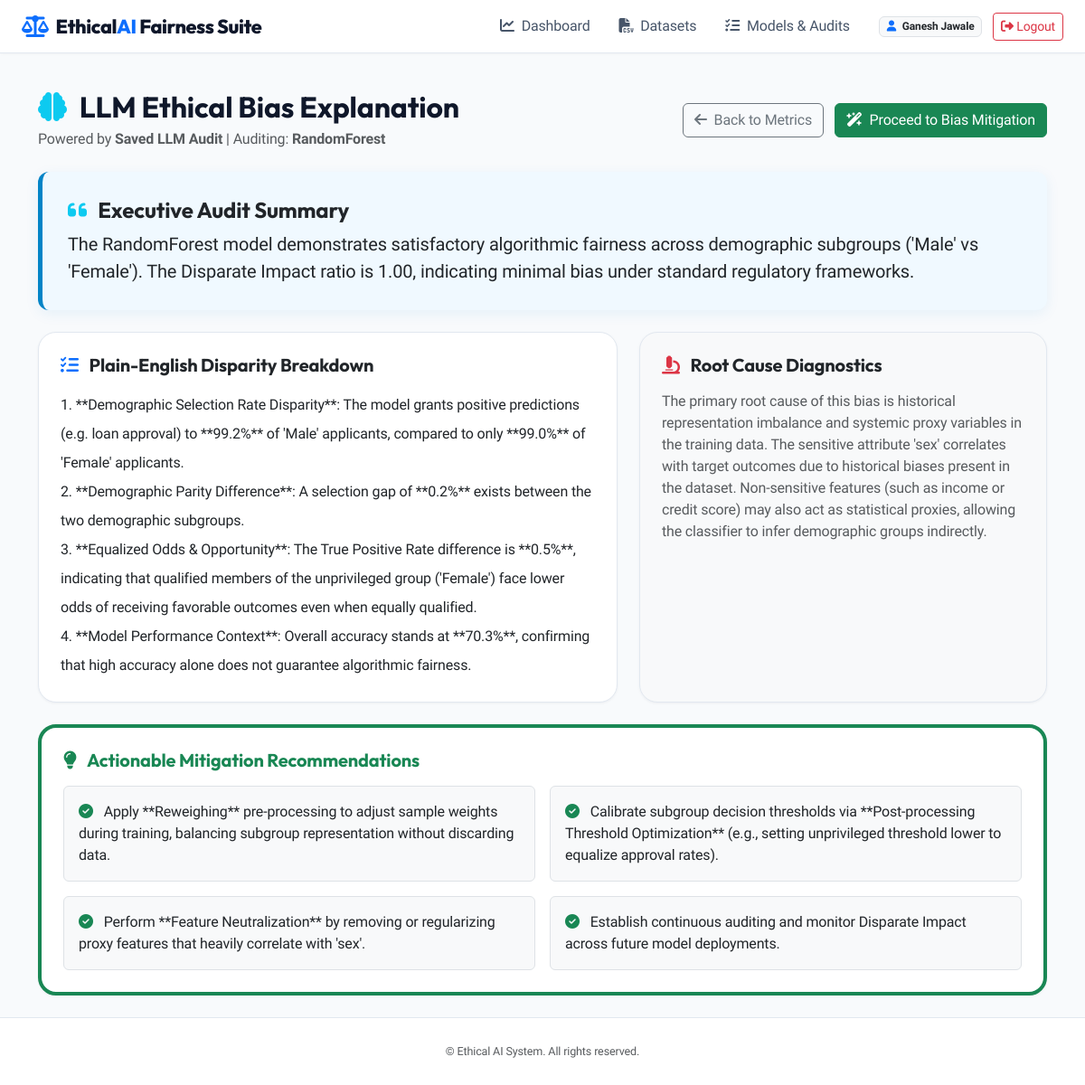
Page /llm_audit/33 (signed in) on the committed database.
### tables this page shows
CREATE TABLE model_runs (
    id INTEGER PRIMARY KEY AUTOINCREMENT,
    user_id INTEGER NOT NULL,
    dataset_id INTEGER NOT NULL,
    model_name VARCHAR(100) NOT NULL,
    accuracy REAL NOT NULL,
    precision_score REAL NOT NULL,
    recall_score REAL NOT NULL,
    f1_score REAL NOT NULL,
    disparate_impact REAL NOT NULL,
    demographic_parity_diff REAL NOT NULL,
    equalized_odds_diff REAL NOT NULL,
    equal_opportunity_diff REAL NOT NULL,
    is_mitigated BOOLEAN DEFAULT 0,
    mitigation_method VARCHAR(100) DEFAULT 'None',
    confusion_matrix_json TEXT NOT NULL,
    fairness_status VARCHAR(50) DEFAULT 'Unchecked',
    created_at TIMESTAMP DEFAULT CURRENT_TIMESTAMP, group_metrics_json TEXT DEFAULT NULL,
    FOREIGN KEY (user_id) REFERENCES users(id) ON DELETE CASCADE,
    FOREIGN KEY (dataset_id) REFERENCES datasets(id) ON DELETE CASCADE
);

CREATE TABLE llm_audits (
    id INTEGER PRIMARY KEY AUTOINCREMENT,
    model_run_id INTEGER NOT NULL,
    summary_text TEXT NOT NULL,
    explanation_text TEXT NOT NULL,
    root_cause TEXT NOT NULL,
    recommendations_json TEXT NOT NULL,
    created_at TIMESTAMP DEFAULT CURRENT_TIMESTAMP,
    FOREIGN KEY (model_run_id) REFERENCES model_runs(id) ON DELETE CASCADE
);

### app.py (the view, shortened to what this page needs)
@app.route('/llm_audit/<int:model_run_id>')
@login_required
def llm_audit_page(model_run_id):
    conn = get_db_connection()
    cursor = conn.cursor()
    cursor.execute("SELECT * FROM model_runs WHERE id = ?", (model_run_id,))
    run = cursor.fetchone()
    conn.close()
    if not run:
        flash('Model run not found.', 'error')
        return redirect(url_for('dashboard'))
    ds = get_dataset_by_id(run['dataset_id'])
    if not ds:
        flash('Dataset record not found.', 'error')
        return redirect(url_for('dashboard'))
    try:
        run_dict = dict(run)
        conn = get_db_connection()
        cursor = conn.cursor()
        cursor.execute("SELECT * FROM llm_audits WHERE model_run_id = ?", (model_run_id,))
        existing_audit = cursor.fetchone()
        conn.close()
        if existing_audit:
            audit_dict = {
                'summary_text': existing_audit['summary_text'],
                'explanation_text': existing_audit['explanation_text'],
                'root_cause': existing_audit['root_cause'],
                'recommendations': json.loads(existing_audit['recommendations_json']),
                'source': 'Saved LLM Audit'
            }
        return render_template('llm_audit.html', run=run_dict, dataset=ds, audit=audit_dict, recommendations=audit_dict['recommendations'])
    except Exception as e:
        flash(f"Unable to generate LLM audit report: {str(e)}", 'error')
        return redirect(url_for('dashboard'))

### app.py (called while the page is built)
def login_required(f):
    from functools import wraps
    @wraps(f)
    def decorated_function(*args, **kwargs):
        if 'user_id' not in session:
            flash('Please log in to access this page.', 'warning')
            return redirect(url_for('login_page'))
        return f(*args, **kwargs)
    return decorated_function

### models/auth.py (called while the page is built)
def get_db_connection():
    conn = sqlite3.connect(Config.DATABASE_PATH, timeout=30.0)
    conn.row_factory = sqlite3.Row
    return conn

### models/dataset_manager.py (called while the page is built)
def get_dataset_by_id(dataset_id):
    conn = get_db_connection()
    cursor = conn.cursor()
    cursor.execute("SELECT * FROM datasets WHERE id = ?", (dataset_id,))
    ds = cursor.fetchone()
    conn.close()
    return dict(ds) if ds else None

### templates/llm_audit.html (shortened to what this page needs)
{% extends "base.html" %}
{% block content %}
<div class="container py-4">
    <div class="d-flex justify-content-between align-items-center mb-4">
        <div>
            <h2 class="fw-bold mb-1"><i class="fa-solid fa-brain text-info me-2"></i> LLM Ethical Bias Explanation</h2>
            <p class="text-muted mb-0">Powered by <strong>{{ audit.source }}</strong> | Auditing: <strong>{{ run.model_name }}</strong></p>
        </div>
        <div>
            <a href="{{ url_for('bias_detection_page', model_run_id=run.id) }}" class="btn btn-outline-secondary me-2"><i class="fa-solid fa-arrow-left me-1"></i> Back to Metrics</a>
            <a href="{{ url_for('mitigation_page', model_run_id=run.id) }}" class="btn btn-success"><i class="fa-solid fa-wand-magic-sparkles me-1"></i> Proceed to Bias Mitigation</a>
        </div>
    </div>
    <div class="llm-box mb-4">
        <h4 class="fw-bold text-dark mb-2"><i class="fa-solid fa-quote-left text-info me-2"></i> Executive Audit Summary</h4>
        <p class="fs-5 text-dark mb-0">{{ audit.summary_text }}</p>
    </div>
    <div class="row g-4 mb-4">
        <div class="col-md-7">
            <div class="card card-custom p-4 h-100">
                <h5 class="fw-bold mb-3"><i class="fa-solid fa-list-check text-primary me-2"></i> Plain-English Disparity Breakdown</h5>
                <div class="lh-lg">
                    {{ audit.explanation_text | replace('\n', '<br>') | safe }}
                </div>
            </div>
        </div>
        <div class="col-md-5">
            <div class="card card-custom p-4 h-100 bg-light">
                <h5 class="fw-bold mb-3"><i class="fa-solid fa-microscope text-danger me-2"></i> Root Cause Diagnostics</h5>
                <p class="text-muted mb-0">{{ audit.root_cause }}</p>
            </div>
        </div>
    </div>
    <div class="card card-custom p-4 border-start border-4 border-success">
        <h5 class="fw-bold mb-3 text-success"><i class="fa-solid fa-lightbulb me-2"></i> Actionable Mitigation Recommendations</h5>
        <div class="row g-3">
            {% for rec in recommendations %}
                <div class="col-md-6">
                    <div class="p-3 bg-light rounded border">
                        <i class="fa-solid fa-check-circle text-success me-2"></i> {{ rec | safe }}
                    </div>
                </div>
            {% endfor %}
        </div>
    </div>
</div>
{% endblock %}

### static/css/style.css (style rules this page uses)
:root { --primary-color: #2563eb; --primary-hover: #1d4ed8; --secondary-color: #475569; --accent-glow: rgba(37, 99, 235, 0.12); --success-color: #10b981; --warning-color: #f59e0b; --danger-color: #ef4444; --bg-gradient: #f8fafc; --card-bg: #ffffff; --card-border: #e2e8f0; --card-shadow: 0 1px 3px rgba(15, 23, 42, 0.05); }
body { font-family: 'Plus Jakarta Sans', system-ui, -apple-system, sans-serif; background: #f8fafc; color: #0f172a; min-height: 100vh; display: flex; flex-direction: column; letter-spacing: -0.01em; }
h1, h2, h3, h4, h5, h6, .hero-title, .navbar-brand { font-family: 'Outfit', sans-serif; }
.card-custom { background: var(--card-bg); border: 1px solid var(--card-border); border-radius: 1.25rem; box-shadow: var(--card-shadow); transition: transform 0.25s ease, box-shadow 0.25s ease, border-color 0.25s ease; }
.llm-box { background: #f0f9ff; border-left: 5px solid #0284c7; border-radius: 0.75rem; padding: 1.75rem; box-shadow: 0 4px 15px rgba(2, 132, 199, 0.08); }

### rows in the picture
model_runs: model_name "RandomForest"
llm_audits: summary_text "The RandomForest model demonstrates satisfactory algorithmic fairness across demographic subgroups ('Male' vs 'Female'). The Disparate Impact ratio is 1.00, indicating minimal bias under standard regulatory frameworks.", explanation_text "1. **Demographic Selection Rate Disparity**: The model grants positive predictions (e.g. loan approval) to **99.2%** of 'Male' applicants, compared to only **99.0%** of 'Female' applicants. 2. **Demographic Parity Difference**: A selection gap of **0.2%** exists between the two demographic subgroups. 3. **Equalized Odds & Opportunity**: The True Positive Rate difference is **0.5%**, indicating that qualified members of the unprivileged group ('Female') face lower odds of receiving favorable outcomes even when equally qualified. 4. **Model Performance Context**: Overall accuracy stands at **70.3%**, confirming that high accuracy alone does not guarantee algorithmic fairness.", root_cause "The primary root cause of this bias is historical representation imbalance and systemic proxy variables in the training data. The sensitive attribute 'sex' correlates with target outcomes due to historical biases present in the dataset. Non-sensitive features (such as income or credit score) may also act as statistical proxies, allowing the classifier to infer demographic groups indirectly."

### other values in the picture
{{ session.username }} "Ganesh Jawale"
{{ audit.source }} "Saved LLM Audit"
{{ rec | safe }} "Apply **Reweighing** pre-processing to adjust sample weights during training, balancing subgroup representation without discarding data." "Calibrate subgroup decision thresholds via **Post-processing Threshold Optimization** (e.g., setting unprivileged threshold lower to equalize approval rates)." "Perform **Feature Neutralization** by removing or regularizing proxy features that heavily correlate with 'sex'." "Establish continuous auditing and monitor Disparate Impact across future model deployments."
